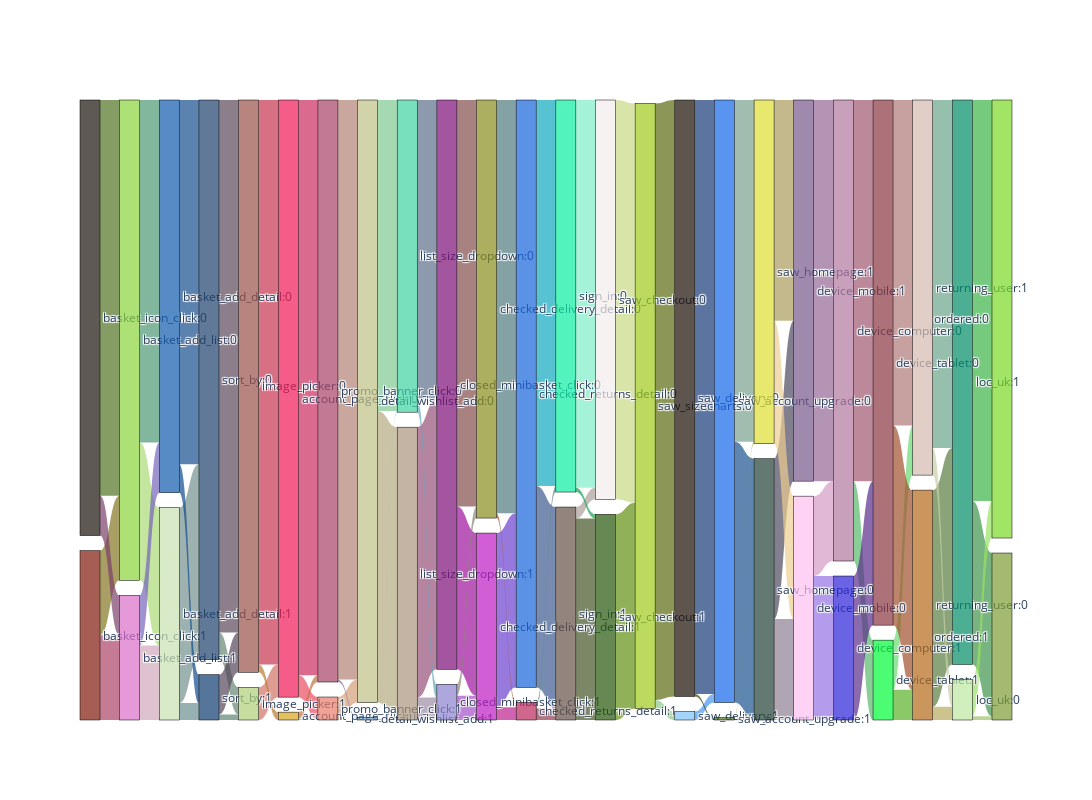

Notebook code for this chart:
### Markdown cell above
**Parcats plot**

### Code cell
plot = ParcatsSankeyPlot(df_pc.sample(n=1000), df_pc.columns.tolist(), chart='Sankey', w=2000)
fig = plot.create_plot()
fig.show()

### Figure 1 — Plotly figure (JSON) as saved in the notebook; plotly's stock layout.template omitted (floating-point values rounded to 4 significant figures)
{"data": [{"link": {"color": ["rgba(82,115,35,0.7)", "rgba(174,67,105,0.7)", "rgba(133,118,34,0.7)", "rgba(123,65,106,0.7)", "rgba(170,218,118,0.7)", "rgba(77,151,116,0.7)", "rgba(210,168,189,0.7)", "rgba(118,100,187,0.7)", "rgba(115,145,143,0.7)", "rgba(23,77,141,0.7)", "rgba(15,75,142,0.7)", "rgba(107,143,144,0.7)", "rgba(92,72,90,0.7)", "rgba(102,135,114,0.7)", "rgba(84,70,91,0.7)", "rgba(94,133,115,0.7)", "rgba(198,52,78,0.7)", "rgba(208,115,102,0.7)", "rgba(186,123,49,0.7)", "rgba(204,45,94,0.7)", "rgba(237,74,95,0.7)", "rgba(192,116,64,0.7)", "rgba(225,145,66,0.7)", "rgba(179,129,117,0.7)", "rgba(212,158,119,0.7)", "rgba(137,114,152,0.7)", "rgba(126,201,146,0.7)", "rgba(181,170,128,0.7)", "rgba(84,187,181,0.7)", "rgba(139,156,162,0.7)", "rgba(93,112,140,0.7)", "rgba(156,139,166,0.7)", "rgba(148,81,121,0.7)", "rgba(101,170,185,0.7)", "rgba(157,19,157,0.7)", "rgba(131,77,74,0.7)", "rgba(165,78,202,0.7)", "rgba(139,136,119,0.7)", "rgba(107,63,207,0.7)", "rgba(81,121,124,0.7)", "rgba(163,90,60,0.7)", "rgba(188,32,143,0.7)", "rgba(62,90,145,0.7)", "rgba(17,169,191,0.7)", "rgba(144,59,81,0.7)", "rgba(98,138,127,0.7)", "rgba(69,84,40,0.7)", "rgba(126,237,200,0.7)", "rgba(172,159,153,0.7)", "rgba(24,163,86,0.7)", "rgba(98,145,18,0.7)", "rgba(201,219,132,0.7)", "rgba(92,107,16,0.7)", "rgba(141,198,139,0.7)", "rgba(22,58,120,0.7)", "rgba(71,149,243,0.7)", "rgba(49,66,17,0.7)", "rgba(27,83,145,0.7)", "rgba(121,162,142,0.7)", "rgba(148,170,39,0.7)", "rgba(54,91,42,0.7)", "rgba(143,127,146,0.7)", "rgba(77,75,95,0.7)", "rgba(171,154,93,0.7)", "rgba(237,206,144,0.7)", "rgba(214,155,199,0.7)", "rgba(148,103,148,0.7)", "rgba(148,113,228,0.7)", "rgba(88,185,107,0.7)", "rgba(158,87,111,0.7)", "rgba(91,45,140,0.7)", "rgba(106,219,115,0.7)", "rgba(176,121,119,0.7)", "rgba(160,80,44,0.7)", "rgba(90,178,40,0.7)", "rgba(106,164,139,0.7)", "rgba(90,124,64,0.7)", "rgba(200,210,167,0.7)", "rgba(184,169,92,0.7)", "rgba(63,149,78,0.7)", "rgba(61,180,70,0.7)", "rgba(155,226,99,0.7)", "rgba(157,195,107,0.7)"], "source": [0, 1, 1, 0, 2, 2, 3, 3, 4, 5, 5, 4, 6, 6, 7, 7, 8, 9, 8, 10, 10, 11, 11, 12, 13, 12, 14, 14, 15, 15, 16, 17, 17, 16, 18, 18, 19, 19, 20, 21, 21, 20, 22, 22, 23, 23, 24, 25, 24, 25, 26, 27, 28, 28, 29, 30, 29, 31, 31, 32, 32, 33, 33, 34, 34, 35, 36, 35, 37, 37, 38, 39, 40, 40, 39, 41, 42, 41, 42, 43, 43, 44, 44], "target": [2, 3, 2, 3, 4, 5, 4, 5, 6, 6, 7, 7, 8, 9, 8, 9, 10, 10, 11, 12, 13, 12, 13, 14, 14, 15, 16, 17, 16, 17, 18, 19, 18, 19, 20, 21, 20, 21, 22, 22, 23, 23, 24, 25, 24, 25, 26, 27, 27, 26, 28, 28, 29, 30, 31, 31, 32, 33, 34, 34, 33, 35, 36, 36, 35, 37, 37, 38, 39, 40, 40, 41, 41, 42, 42, 43, 43, 44, 44, 45, 46, 46, 45], "value": [654, 140, 140, 66, 228, 566, 123, 83, 323, 602, 47, 28, 880, 45, 66, 9, 933, 54, 13, 951, 36, 11, 2, 958, 38, 4, 514, 482, 2, 2, 494, 37, 447, 22, 269, 672, 40, 19, 288, 683, 8, 21, 333, 638, 19, 10, 333, 641, 19, 7, 340, 660, 986, 14, 982, 14, 4, 431, 565, 3, 1, 167, 265, 365, 203, 132, 630, 238, 132, 630, 238, 82, 538, 330, 50, 575, 358, 45, 22, 270, 663, 61, 6]}, "node": {"color": ["rgba(26,20,11,0.7)", "rgba(128,25,10,0.7)", "rgba(139,211,59,0.7)", "rgba(220,110,201,0.7)", "rgba(201,226,177,0.7)", "rgba(16,91,173,0.7)", "rgba(30,64,109,0.7)", "rgba(14,60,111,0.7)", "rgba(155,81,72,0.7)", "rgba(175,207,120,0.7)", "rgba(241,24,85,0.7)", "rgba(217,166,26,0.7)", "rgba(168,66,103,0.7)", "rgba(233,125,106,0.7)", "rgba(191,192,132,0.7)", "rgba(106,163,201,0.7)", "rgba(62,211,161,0.7)", "rgba(172,149,124,0.7)", "rgba(124,13,119,0.7)", "rgba(140,130,209,0.7)", "rgba(190,26,195,0.7)", "rgba(139,142,29,0.7)", "rgba(24,100,220,0.7)", "rgba(187,38,92,0.7)", "rgba(101,81,70,0.7)", "rgba(10,238,163,0.7)", "rgba(38,88,10,0.7)", "rgba(243,237,237,0.7)", "rgba(159,202,27,0.7)", "rgba(26,13,5,0.7)", "rgba(124,195,251,0.7)", "rgba(19,103,236,0.7)", "rgba(73,119,30,0.7)", "rgba(35,64,54,0.7)", "rgba(223,222,49,0.7)", "rgba(252,191,239,0.7)", "rgba(119,87,137,0.7)", "rgba(177,120,159,0.7)", "rgba(44,35,217,0.7)", "rgba(0,251,55,0.7)", "rgba(139,55,64,0.7)", "rgba(213,187,175,0.7)", "rgba(181,106,25,0.7)", "rgba(0,142,103,0.7)", "rgba(188,233,160,0.7)", "rgba(127,157,54,0.7)", "rgba(123,219,38,0.7)"], "label": ["basket_icon_click:0", "basket_icon_click:1", "basket_add_list:0", "basket_add_list:1", "basket_add_detail:1", "basket_add_detail:0", "sort_by:0", "sort_by:1", "image_picker:0", "image_picker:1", "account_page_click:0", "account_page_click:1", "promo_banner_click:0", "promo_banner_click:1", "detail_wishlist_add:0", "detail_wishlist_add:1", "list_size_dropdown:0", "list_size_dropdown:1", "closed_minibasket_click:0", "closed_minibasket_click:1", "checked_delivery_detail:1", "checked_delivery_detail:0", "checked_returns_detail:0", "checked_returns_detail:1", "sign_in:1", "sign_in:0", "saw_checkout:1", "saw_checkout:0", "saw_sizecharts:0", "saw_delivery:0", "saw_delivery:1", "saw_account_upgrade:0", "saw_account_upgrade:1", "saw_homepage:0", "saw_homepage:1", "device_mobile:0", "device_mobile:1", "device_computer:0", "device_computer:1", "device_tablet:1", "device_tablet:0", "returning_user:1", "returning_user:0", "loc_uk:1", "loc_uk:0", "ordered:1", "ordered:0"], "line": {"color": "black", "width": 0.5}, "pad": 15, "thickness": 20}, "type": "sankey"}], "layout": {"height": 800, "width": 2000}}
